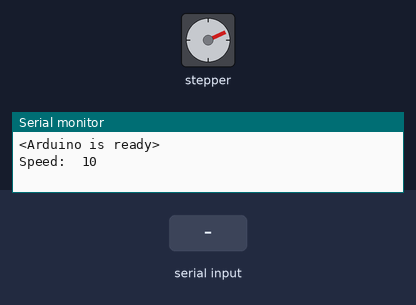
Simulated run of this sketch. Board: Arduino Mega 2560, built with avr-gcc and run on an emulated ATmega2560. Shown: stepper motor, the last lines printed to the serial monitor. The inputs (shaded band) are chosen by the test bench. Stepper angles assume 2048 steps per turn.

Above: at 1.25 s.
1.3 s: "90,45\n" received over Serial
At 2.75 s:
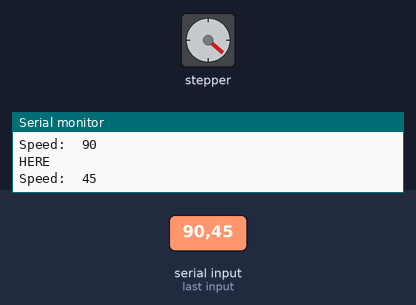
4.3 s: byte 102 ('f') received over Serial
At 5.1 s:
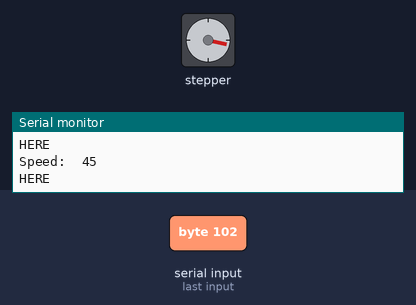
7.3 s: byte 114 ('r') received over Serial
At 8.1 s:
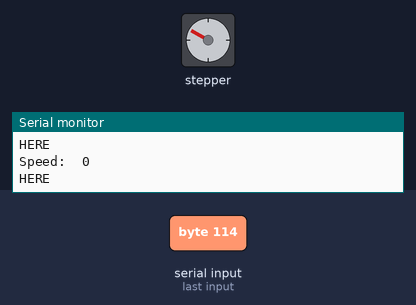
10.3 s: "30,150\n" received over Serial
13.3 s: byte 115 ('s') received over Serial
Timing chart, 0 to 20.3 s (numbered marks = the images above; inputs shaded):
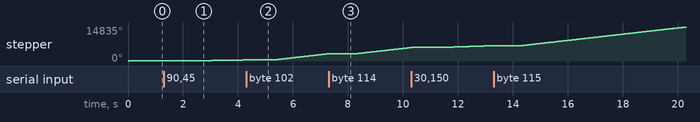

The sketch:

stepper_motor.ino
```cpp
// POLOLU Stepper Motor Link:
// https://www.pololu.com/product/3096

#include <Stepper.h>
// For this stepper motor, the number of steps per revolution
int steps_per_revolution = 2048;
int motor_speed = 10;
int delay_time = 500;

// Adding Serial input
char received_direction = '\0';
int received_speed = 10;
bool new_data = true;
int motor_direction = 1;

enum pins : int {PIN_1 = 8, PIN_2, PIN_3, PIN_4};

Stepper myStepper(steps_per_revolution, 8, 10, 9, 11);

void setup() {
  // put your setup code here, to run once:
  Serial.begin(9600);
  Serial.println("<Arduino is ready>");
  myStepper.setSpeed(motor_speed);
}

// Serial Code
void getDir()
{
  if (Serial.available() > 0)
  {
    received_direction = Serial.read();
    new_data = true;
  }
}

void showDir()
{
  if (new_data == true)
  {
    Serial.print("Direction:\t");
    Serial.println(received_direction);
    new_data = false;
  }
}

void getSpeed()
{
  if (Serial.available() > 0)
  {
    Serial.println("HERE");
    received_speed = Serial.parseInt(SKIP_ALL, '\n');
    new_data = true;
  }
}

void showSpeed()
{
  if (new_data == true)
  {
    Serial.print("Speed:\t");
    Serial.println(received_speed);
    new_data = false;
  }
}

void loop() {

  // Unable to implement the direction at the same time as motor speed
  // getDir();
  // showDir();

  if (received_direction == 'f')
  {
    motor_direction = 1;
  }
  else if (received_direction == 'r')
  {
    motor_direction = -1;
  }
  else if (received_direction == 's')
  {
    motor_direction = 0;
  }

  getSpeed();
  showSpeed();

  motor_speed = received_speed;
  myStepper.setSpeed(motor_speed);

  myStepper.step(motor_direction);
}
```
